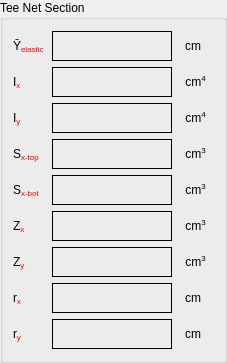
                 <widget class="QGroupBox" name="groupBox_4">
                  <property name="title">
                   <string>Tee Net Section</string>
                  </property>
                  <property name="flat">
                   <bool>true</bool>
                  </property>
                  <layout class="QGridLayout" name="gridLayout_12">
                   <property name="leftMargin">
                    <number>10</number>
                   </property>
                   <item row="7" column="0">
                    <widget class="QLabel" name="label_60">
                     <property name="minimumSize">
                      <size>
                       <width>0</width>
                       <height>30</height>
                      </size>
                     </property>
                     <property name="maximumSize">
                      <size>
                       <width>150</width>
                       <height>16777215</height>
                      </size>
                     </property>
                     <property name="text">
                      <string>&lt;html&gt;&lt;head/&gt;&lt;body&gt;&lt;p&gt;r&lt;span style=&quot; color:#ff0000; vertical-align:sub;&quot;&gt;x&lt;/span&gt;&lt;/p&gt;&lt;/body&gt;&lt;/html&gt;</string>
                     </property>
                     <property name="alignment">
                      <set>Qt::AlignLeading|Qt::AlignLeft|Qt::AlignVCenter</set>
                     </property>
                    </widget>
                   </item>
                   <item row="2" column="1">
                    <widget class="QLabel" name="label_53">
                     <property name="minimumSize">
                      <size>
                       <width>120</width>
                       <height>30</height>
                      </size>
                     </property>
                     <property name="maximumSize">
                      <size>
                       <width>120</width>
                       <height>30</height>
                      </size>
                     </property>
                     <property name="font">
                      <font>
                       <pointsize>12</pointsize>
                      </font>
                     </property>
                     <property name="toolTip">
                      <string/>
                     </property>
                     <property name="frameShape">
                      <enum>QFrame::Box</enum>
                     </property>
                     <property name="text">
                      <string/>
                     </property>
                     <property name="alignment">
                      <set>Qt::AlignCenter</set>
                     </property>
                    </widget>
                   </item>
                   <item row="3" column="1">
                    <widget class="QLabel" name="label_65">
                     <property name="minimumSize">
                      <size>
                       <width>120</width>
                       <height>30</height>
                      </size>
                     </property>
                     <property name="maximumSize">
                      <size>
                       <width>120</width>
                       <height>30</height>
                      </size>
                     </property>
                     <property name="font">
                      <font>
                       <pointsize>12</pointsize>
                      </font>
                     </property>
                     <property name="toolTip">
                      <string/>
                     </property>
                     <property name="frameShape">
                      <enum>QFrame::Box</enum>
                     </property>
                     <property name="text">
                      <string/>
                     </property>
                     <property name="alignment">
                      <set>Qt::AlignCenter</set>
                     </property>
                    </widget>
                   </item>
                   <item row="2" column="0">
                    <widget class="QLabel" name="label_52">
                     <property name="minimumSize">
                      <size>
                       <width>0</width>
                       <height>30</height>
                      </size>
                     </property>
                     <property name="maximumSize">
                      <size>
                       <width>150</width>
                       <height>16777215</height>
                      </size>
                     </property>
                     <property name="text">
                      <string>&lt;html&gt;&lt;head/&gt;&lt;body&gt;&lt;p&gt;I&lt;span style=&quot; color:#ff0000; vertical-align:sub;&quot;&gt;y &lt;/span&gt;&lt;/p&gt;&lt;/body&gt;&lt;/html&gt;</string>
                     </property>
                     <property name="alignment">
                      <set>Qt::AlignLeading|Qt::AlignLeft|Qt::AlignVCenter</set>
                     </property>
                    </widget>
                   </item>
                   <item row="3" column="0">
                    <widget class="QLabel" name="label_64">
                     <property name="minimumSize">
                      <size>
                       <width>0</width>
                       <height>30</height>
                      </size>
                     </property>
                     <property name="maximumSize">
                      <size>
                       <width>150</width>
                       <height>16777215</height>
                      </size>
                     </property>
                     <property name="text">
                      <string>&lt;html&gt;&lt;head/&gt;&lt;body&gt;&lt;p&gt;S&lt;span style=&quot; color:#ff0000; vertical-align:sub;&quot;&gt;x-top&lt;/span&gt;&lt;/p&gt;&lt;/body&gt;&lt;/html&gt;</string>
                     </property>
                     <property name="alignment">
                      <set>Qt::AlignLeading|Qt::AlignLeft|Qt::AlignVCenter</set>
                     </property>
                    </widget>
                   </item>
                   <item row="1" column="1">
                    <widget class="QLabel" name="label_49">
                     <property name="minimumSize">
                      <size>
                       <width>120</width>
                       <height>30</height>
                      </size>
                     </property>
                     <property name="maximumSize">
                      <size>
                       <width>120</width>
                       <height>30</height>
                      </size>
                     </property>
                     <property name="font">
                      <font>
                       <pointsize>12</pointsize>
                      </font>
                     </property>
                     <property name="toolTip">
                      <string/>
                     </property>
                     <property name="frameShape">
                      <enum>QFrame::Box</enum>
                     </property>
                     <property name="text">
                      <string/>
                     </property>
                     <property name="alignment">
                      <set>Qt::AlignCenter</set>
                     </property>
                    </widget>
                   </item>
                   <item row="1" column="0">
                    <widget class="QLabel" name="label_48">
                     <property name="minimumSize">
                      <size>
                       <width>0</width>
                       <height>30</height>
                      </size>
                     </property>
                     <property name="maximumSize">
                      <size>
                       <width>150</width>
                       <height>16777215</height>
                      </size>
                     </property>
                     <property name="text">
                      <string>&lt;html&gt;&lt;head/&gt;&lt;body&gt;&lt;p&gt;I&lt;span style=&quot; color:#ff0000; vertical-align:sub;&quot;&gt;x&lt;/span&gt;&lt;/p&gt;&lt;/body&gt;&lt;/html&gt;</string>
                     </property>
                     <property name="alignment">
                      <set>Qt::AlignLeading|Qt::AlignLeft|Qt::AlignVCenter</set>
                     </property>
                    </widget>
                   </item>
                   <item row="0" column="0">
                    <widget class="QLabel" name="label_50">
                     <property name="minimumSize">
                      <size>
                       <width>0</width>
                       <height>30</height>
                      </size>
                     </property>
                     <property name="maximumSize">
                      <size>
                       <width>60</width>
                       <height>16777215</height>
                      </size>
                     </property>
                     <property name="text">
                      <string>&lt;html&gt;&lt;head/&gt;&lt;body&gt;&lt;p&gt;Ῡ&lt;span style=&quot; color:#ff0000; vertical-align:sub;&quot;&gt;elastic &lt;/span&gt;&lt;/p&gt;&lt;/body&gt;&lt;/html&gt;</string>
                     </property>
                     <property name="alignment">
                      <set>Qt::AlignLeading|Qt::AlignLeft|Qt::AlignVCenter</set>
                     </property>
                    </widget>
                   </item>
                   <item row="7" column="1">
                    <widget class="QLabel" name="label_61">
                     <property name="minimumSize">
                      <size>
                       <width>120</width>
                       <height>30</height>
                      </size>
                     </property>
                     <property name="maximumSize">
                      <size>
                       <width>120</width>
                       <height>30</height>
                      </size>
                     </property>
                     <property name="font">
                      <font>
                       <pointsize>12</pointsize>
                      </font>
                     </property>
                     <property name="toolTip">
                      <string/>
                     </property>
                     <property name="frameShape">
                      <enum>QFrame::Box</enum>
                     </property>
                     <property name="text">
                      <string/>
                     </property>
                     <property name="alignment">
                      <set>Qt::AlignCenter</set>
                     </property>
                    </widget>
                   </item>
                   <item row="0" column="1">
                    <widget class="QLabel" name="label_51">
                     <property name="minimumSize">
                      <size>
                       <width>120</width>
                       <height>30</height>
                      </size>
                     </property>
                     <property name="maximumSize">
                      <size>
                       <width>120</width>
                       <height>30</height>
                      </size>
                     </property>
                     <property name="font">
                      <font>
                       <pointsize>12</pointsize>
                      </font>
                     </property>
                     <property name="toolTip">
                      <string/>
                     </property>
                     <property name="frameShape">
                      <enum>QFrame::Box</enum>
                     </property>
                     <property name="text">
                      <string/>
                     </property>
                     <property name="alignment">
                      <set>Qt::AlignCenter</set>
                     </property>
                    </widget>
                   </item>
                   <item row="8" column="0">
                    <widget class="QLabel" name="label_62">
                     <property name="minimumSize">
                      <size>
                       <width>0</width>
                       <height>30</height>
                      </size>
                     </property>
                     <property name="maximumSize">
                      <size>
                       <width>150</width>
                       <height>16777215</height>
                      </size>
                     </property>
                     <property name="text">
                      <string>&lt;html&gt;&lt;head/&gt;&lt;body&gt;&lt;p&gt;r&lt;span style=&quot; color:#ff0000; vertical-align:sub;&quot;&gt;y&lt;/span&gt;&lt;/p&gt;&lt;/body&gt;&lt;/html&gt;</string>
                     </property>
                     <property name="alignment">
                      <set>Qt::AlignLeading|Qt::AlignLeft|Qt::AlignVCenter</set>
                     </property>
                    </widget>
                   </item>
                   <item row="8" column="1">
                    <widget class="QLabel" name="label_63">
                     <property name="minimumSize">
                      <size>
                       <width>120</width>
                       <height>30</height>
                      </size>
                     </property>
                     <property name="maximumSize">
                      <size>
                       <width>120</width>
                       <height>30</height>
                      </size>
                     </property>
                     <property name="font">
                      <font>
                       <pointsize>12</pointsize>
                      </font>
                     </property>
                     <property name="toolTip">
                      <string/>
                     </property>
                     <property name="frameShape">
                      <enum>QFrame::Box</enum>
                     </property>
                     <property name="text">
                      <string/>
                     </property>
                     <property name="alignment">
                      <set>Qt::AlignCenter</set>
                     </property>
                    </widget>
                   </item>
                   <item row="4" column="0">
                    <widget class="QLabel" name="label_68">
                     <property name="minimumSize">
                      <size>
                       <width>0</width>
                       <height>30</height>
                      </size>
                     </property>
                     <property name="maximumSize">
                      <size>
                       <width>150</width>
                       <height>16777215</height>
                      </size>
                     </property>
                     <property name="text">
                      <string>&lt;html&gt;&lt;head/&gt;&lt;body&gt;&lt;p&gt;S&lt;span style=&quot; color:#ff0000; vertical-align:sub;&quot;&gt;x-bot&lt;/span&gt;&lt;/p&gt;&lt;/body&gt;&lt;/html&gt;</string>
                     </property>
                     <property name="alignment">
                      <set>Qt::AlignLeading|Qt::AlignLeft|Qt::AlignVCenter</set>
                     </property>
                    </widget>
                   </item>
                   <item row="4" column="1">
                    <widget class="QLabel" name="label_69">
                     <property name="minimumSize">
                      <size>
                       <width>120</width>
                       <height>30</height>
                      </size>
                     </property>
                     <property name="maximumSize">
                      <size>
                       <width>120</width>
                       <height>30</height>
                      </size>
                     </property>
                     <property name="font">
                      <font>
                       <pointsize>12</pointsize>
                      </font>
                     </property>
                     <property name="toolTip">
                      <string/>
                     </property>
                     <property name="frameShape">
                      <enum>QFrame::Box</enum>
                     </property>
                     <property name="text">
                      <string/>
                     </property>
                     <property name="alignment">
                      <set>Qt::AlignCenter</set>
                     </property>
                    </widget>
                   </item>
                   <item row="7" column="2">
                    <widget class="QLabel" name="label_105">
                     <property name="minimumSize">
                      <size>
                       <width>0</width>
                       <height>30</height>
                      </size>
                     </property>
                     <property name="maximumSize">
                      <size>
                       <width>30</width>
                       <height>16777215</height>
                      </size>
                     </property>
                     <property name="text">
                      <string>&lt;html&gt;&lt;head/&gt;&lt;body&gt;&lt;p&gt;cm&lt;/p&gt;&lt;/body&gt;&lt;/html&gt;</string>
                     </property>
                     <property name="alignment">
                      <set>Qt::AlignCenter</set>
                     </property>
                    </widget>
                   </item>
                   <item row="8" column="2">
                    <widget class="QLabel" name="label_106">
                     <property name="minimumSize">
                      <size>
                       <width>0</width>
                       <height>30</height>
                      </size>
                     </property>
                     <property name="maximumSize">
                      <size>
                       <width>30</width>
                       <height>16777215</height>
                      </size>
                     </property>
                     <property name="text">
                      <string>&lt;html&gt;&lt;head/&gt;&lt;body&gt;&lt;p&gt;cm&lt;/p&gt;&lt;/body&gt;&lt;/html&gt;</string>
                     </property>
                     <property name="alignment">
                      <set>Qt::AlignCenter</set>
                     </property>
                    </widget>
                   </item>
                   <item row="5" column="0">
                    <widget class="QLabel" name="label_90">
                     <property name="minimumSize">
                      <size>
                       <width>0</width>
                       <height>30</height>
                      </size>
                     </property>
                     <property name="maximumSize">
                      <size>
                       <width>150</width>
                       <height>16777215</height>
                      </size>
                     </property>
                     <property name="text">
                      <string>&lt;html&gt;&lt;head/&gt;&lt;body&gt;&lt;p&gt;Z&lt;span style=&quot; color:#ff0000; vertical-align:sub;&quot;&gt;x &lt;/span&gt;&lt;/p&gt;&lt;/body&gt;&lt;/html&gt;</string>
                     </property>
                     <property name="alignment">
                      <set>Qt::AlignLeading|Qt::AlignLeft|Qt::AlignVCenter</set>
                     </property>
                    </widget>
                   </item>
                   <item row="6" column="0">
                    <widget class="QLabel" name="label_92">
                     <property name="minimumSize">
                      <size>
                       <width>0</width>
                       <height>30</height>
                      </size>
                     </property>
                     <property name="maximumSize">
                      <size>
                       <width>150</width>
                       <height>16777215</height>
                      </size>
                     </property>
                     <property name="text">
                      <string>&lt;html&gt;&lt;head/&gt;&lt;body&gt;&lt;p&gt;Z&lt;span style=&quot; color:#ff0000; vertical-align:sub;&quot;&gt;y&lt;/span&gt;&lt;/p&gt;&lt;/body&gt;&lt;/html&gt;</string>
                     </property>
                     <property name="alignment">
                      <set>Qt::AlignLeading|Qt::AlignLeft|Qt::AlignVCenter</set>
                     </property>
                    </widget>
                   </item>
                   <item row="5" column="1">
                    <widget class="QLabel" name="label_91">
                     <property name="minimumSize">
                      <size>
                       <width>120</width>
                       <height>30</height>
                      </size>
                     </property>
                     <property name="maximumSize">
                      <size>
                       <width>120</width>
                       <height>30</height>
                      </size>
                     </property>
                     <property name="font">
                      <font>
                       <pointsize>12</pointsize>
                      </font>
                     </property>
                     <property name="toolTip">
                      <string/>
                     </property>
                     <property name="frameShape">
                      <enum>QFrame::Box</enum>
                     </property>
                     <property name="text">
                      <string/>
                     </property>
                     <property name="alignment">
                      <set>Qt::AlignCenter</set>
                     </property>
                    </widget>
                   </item>
                   <item row="6" column="1">
                    <widget class="QLabel" name="label_93">
                     <property name="minimumSize">
                      <size>
                       <width>120</width>
                       <height>30</height>
                      </size>
                     </property>
                     <property name="maximumSize">
                      <size>
                       <width>120</width>
                       <height>30</height>
                      </size>
                     </property>
                     <property name="font">
                      <font>
                       <pointsize>12</pointsize>
                      </font>
                     </property>
                     <property name="toolTip">
                      <string/>
                     </property>
                     <property name="frameShape">
                      <enum>QFrame::Box</enum>
                     </property>
                     <property name="text">
                      <string/>
                     </property>
                     <property name="alignment">
                      <set>Qt::AlignCenter</set>
                     </property>
                    </widget>
                   </item>
                   <item row="0" column="2">
                    <widget class="QLabel" name="label_98">
                     <property name="minimumSize">
                      <size>
                       <width>0</width>
                       <height>30</height>
                      </size>
                     </property>
                     <property name="maximumSize">
                      <size>
                       <width>30</width>
                       <height>16777215</height>
                      </size>
                     </property>
                     <property name="text">
                      <string>&lt;html&gt;&lt;head/&gt;&lt;body&gt;&lt;p&gt;cm&lt;/p&gt;&lt;/body&gt;&lt;/html&gt;</string>
                     </property>
                     <property name="alignment">
                      <set>Qt::AlignCenter</set>
                     </property>
                    </widget>
                   </item>
                   <item row="2" column="2">
                    <widget class="QLabel" name="label_100">
                     <property name="minimumSize">
                      <size>
                       <width>35</width>
                       <height>30</height>
                      </size>
                     </property>
                     <property name="maximumSize">
                      <size>
                       <width>30</width>
                       <height>16777215</height>
                      </size>
                     </property>
                     <property name="text">
                      <string>&lt;html&gt;&lt;head/&gt;&lt;body&gt;&lt;p&gt;cm&lt;span style=&quot; vertical-align:super;&quot;&gt;4&lt;/span&gt;&lt;/p&gt;&lt;/body&gt;&lt;/html&gt;</string>
                     </property>
                     <property name="alignment">
                      <set>Qt::AlignCenter</set>
                     </property>
                    </widget>
                   </item>
                   <item row="4" column="2">
                    <widget class="QLabel" name="label_102">
                     <property name="minimumSize">
                      <size>
                       <width>35</width>
                       <height>30</height>
                      </size>
                     </property>
                     <property name="maximumSize">
                      <size>
                       <width>30</width>
                       <height>16777215</height>
                      </size>
                     </property>
                     <property name="text">
                      <string>&lt;html&gt;&lt;head/&gt;&lt;body&gt;&lt;p&gt;cm&lt;span style=&quot; vertical-align:super;&quot;&gt;3&lt;/span&gt;&lt;/p&gt;&lt;/body&gt;&lt;/html&gt;</string>
                     </property>
                     <property name="alignment">
                      <set>Qt::AlignCenter</set>
                     </property>
                    </widget>
                   </item>
                   <item row="3" column="2">
                    <widget class="QLabel" name="label_101">
                     <property name="minimumSize">
                      <size>
                       <width>35</width>
                       <height>30</height>
                      </size>
                     </property>
                     <property name="maximumSize">
                      <size>
                       <width>30</width>
                       <height>16777215</height>
                      </size>
                     </property>
                     <property name="text">
                      <string>&lt;html&gt;&lt;head/&gt;&lt;body&gt;&lt;p&gt;cm&lt;span style=&quot; vertical-align:super;&quot;&gt;3&lt;/span&gt;&lt;/p&gt;&lt;/body&gt;&lt;/html&gt;</string>
                     </property>
                     <property name="alignment">
                      <set>Qt::AlignCenter</set>
                     </property>
                    </widget>
                   </item>
                   <item row="1" column="2">
                    <widget class="QLabel" name="label_99">
                     <property name="minimumSize">
                      <size>
                       <width>35</width>
                       <height>30</height>
                      </size>
                     </property>
                     <property name="maximumSize">
                      <size>
                       <width>35</width>
                       <height>16777215</height>
                      </size>
                     </property>
                     <property name="text">
                      <string>&lt;html&gt;&lt;head/&gt;&lt;body&gt;&lt;p&gt;cm&lt;span style=&quot; vertical-align:super;&quot;&gt;4&lt;/span&gt;&lt;/p&gt;&lt;/body&gt;&lt;/html&gt;</string>
                     </property>
                     <property name="alignment">
                      <set>Qt::AlignCenter</set>
                     </property>
                    </widget>
                   </item>
                   <item row="5" column="2">
                    <widget class="QLabel" name="label_103">
                     <property name="minimumSize">
                      <size>
                       <width>35</width>
                       <height>30</height>
                      </size>
                     </property>
                     <property name="maximumSize">
                      <size>
                       <width>30</width>
                       <height>16777215</height>
                      </size>
                     </property>
                     <property name="text">
                      <string>&lt;html&gt;&lt;head/&gt;&lt;body&gt;&lt;p&gt;cm&lt;span style=&quot; vertical-align:super;&quot;&gt;3&lt;/span&gt;&lt;/p&gt;&lt;/body&gt;&lt;/html&gt;</string>
                     </property>
                     <property name="alignment">
                      <set>Qt::AlignCenter</set>
                     </property>
                    </widget>
                   </item>
                   <item row="6" column="2">
                    <widget class="QLabel" name="label_104">
                     <property name="minimumSize">
                      <size>
                       <width>35</width>
                       <height>30</height>
                      </size>
                     </property>
                     <property name="maximumSize">
                      <size>
                       <width>30</width>
                       <height>16777215</height>
                      </size>
                     </property>
                     <property name="text">
                      <string>&lt;html&gt;&lt;head/&gt;&lt;body&gt;&lt;p&gt;cm&lt;span style=&quot; vertical-align:super;&quot;&gt;3&lt;/span&gt;&lt;/p&gt;&lt;/body&gt;&lt;/html&gt;</string>
                     </property>
                     <property name="alignment">
                      <set>Qt::AlignCenter</set>
                     </property>
                    </widget>
                   </item>
                  </layout>
                 </widget>
